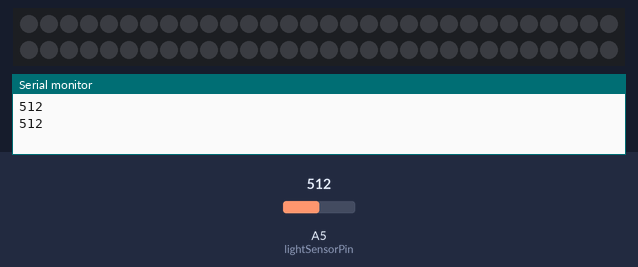
A sketch run on a simulated Arduino Uno, built with avr-gcc and run on an emulated ATmega328P. Shown: 60 RGB LEDs in strip order, left to right, continuing on the next row, the last lines printed to the serial monitor. Inputs (shaded band) come from the test bench; at power-on: A5 (lightSensorPin) = 512.

Above: at 3.8 s.
3.9 s: A5 (lightSensorPin) set to 483
At 7.4 s:
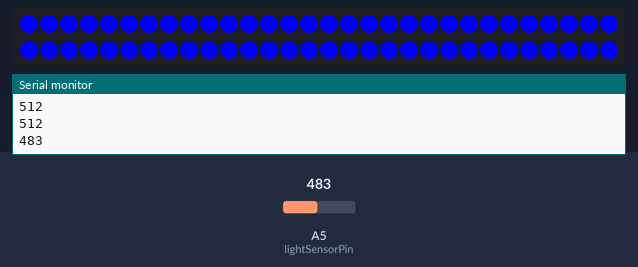
7.8 s: A5 (lightSensorPin) set to 214
11.7 s: A5 (lightSensorPin) set to 187
At 13.2 s:
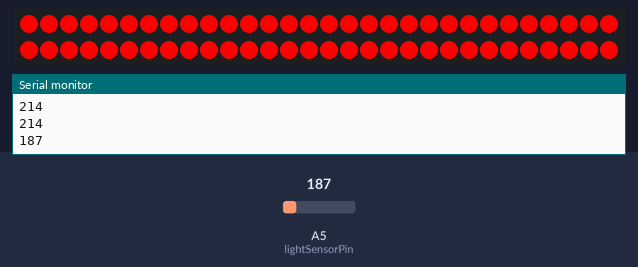
15.6 s: A5 (lightSensorPin) set to 210
At 17.3 s:
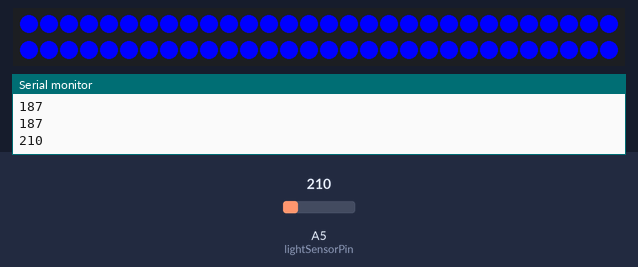
19.5 s: A5 (lightSensorPin) set to 190
At 22.7 s:
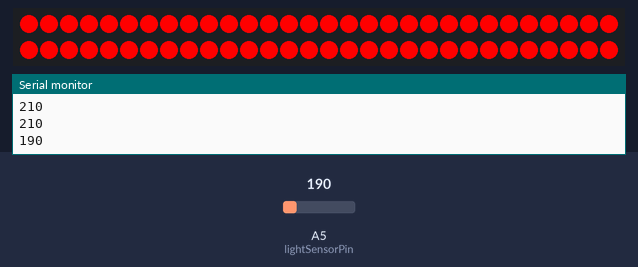
Timing chart, 0 to 24.2 s (numbered marks = the images above; inputs shaded):
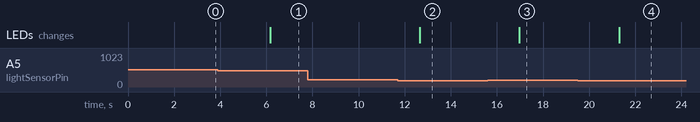

The sketch:

led_resto_ch.ino
```cpp
#include <Adafruit_NeoPixel.h>

// Which pin on the Arduino is connected to the NeoPixels?
// On a Trinket or Gemma we suggest changing this to 1:
#define LED_PIN    6

// How many NeoPixels are attached to the Arduino?
#define LED_COUNT 60
int lightSensorPin = 5; // Pin du capteur de lumière

// Declare our NeoPixel strip object:
Adafruit_NeoPixel strip(LED_COUNT, LED_PIN, NEO_GRB + NEO_KHZ800);
// Argument 1 = Number of pixels in NeoPixel strip
// Argument 2 = Arduino pin number (most are valid)
// Argument 3 = Pixel type flags, add together as needed:
//   NEO_KHZ800  800 KHz bitstream (most NeoPixel products w/WS2812 LEDs)
//   NEO_KHZ400  400 KHz (classic 'v1' (not v2) FLORA pixels, WS2811 drivers)
//   NEO_GRB     Pixels are wired for GRB bitstream (most NeoPixel products)
//   NEO_RGB     Pixels are wired for RGB bitstream (v1 FLORA pixels, not v2)
//   NEO_RGBW    Pixels are wired for RGBW bitstream (NeoPixel RGBW products)

                                                                                                    int ledPin = 6;  // On renomme la broche 6 en "ledPin"
                                                                                                    int timer = 100; // On définit uen durée de 0,1 seconde pour la variable timer
void setup() {

  strip.begin();           // INITIALIZE NeoPixel strip object (REQUIRED)
  strip.show();            // Turn OFF all pixels ASAP
 Serial.begin(9600);     //Set serial baud rate to 9600 bps


 pinMode(lightSensorPin, INPUT);
    Serial.begin(9600);
   // colorWipe(strip.Color(0,0,255));


                                                                                                     pinMode (ledPin, OUTPUT);

}

void loop()
{
 int lightValue = analogRead(lightSensorPin); // Lecture de la valeur du capteur de lumière
  Serial.println(lightValue); // Affichage de la valeur sur le port série


  if ((lightValue > 200) && (lightValue < 500)) { // Si la lumière est faible
    afficher (strip.Color(0,0,255));

  }
  else if (lightValue > 500 ) {
    eteindre();
  }
  else if ((lightValue > 0) && (lightValue < 200) ) {
     afficher (strip.Color(255,0,0));
  }
  delay(2000); // Délai avant la prochaine lecture


}

void colorWipe(uint32_t color) {
  for(int i=0; i<strip.numPixels(); i++) { // For each pixel in strip...
    strip.setPixelColor(i, color);         //  Set pixel's color (in RAM)
    strip.show();                          //  Update strip to match
  }
}

void afficher(uint32_t color) {


      for (int i = 0; i<strip.numPixels(); i++) {
        strip.setPixelColor(i, color);         //  Set pixel's color (in RAM)
        strip.show();
      }
  delay (10);


}

void eteindre() {

    strip.clear();                          //  Update strip to match
    strip.show();
    delay(1000);
  }
```

Measured:
- the behaviour switches between 500 and 499 on A5 (lightSensorPin) (found by bisection; images 0 and 1)
- the behaviour switches between 200 and 199 on A5 (lightSensorPin) (found by bisection; images 1 and 2)
- after the input at 3.9 s, the LEDs: change after 2.3 s (image 1)
- after the input at 11.7 s, the LEDs: change after 0.95 s (image 2)
- after the input at 15.6 s, the LEDs: change after 1.4 s (image 3)
- after the input at 19.5 s, the LEDs: change after 1.8 s (image 4)
